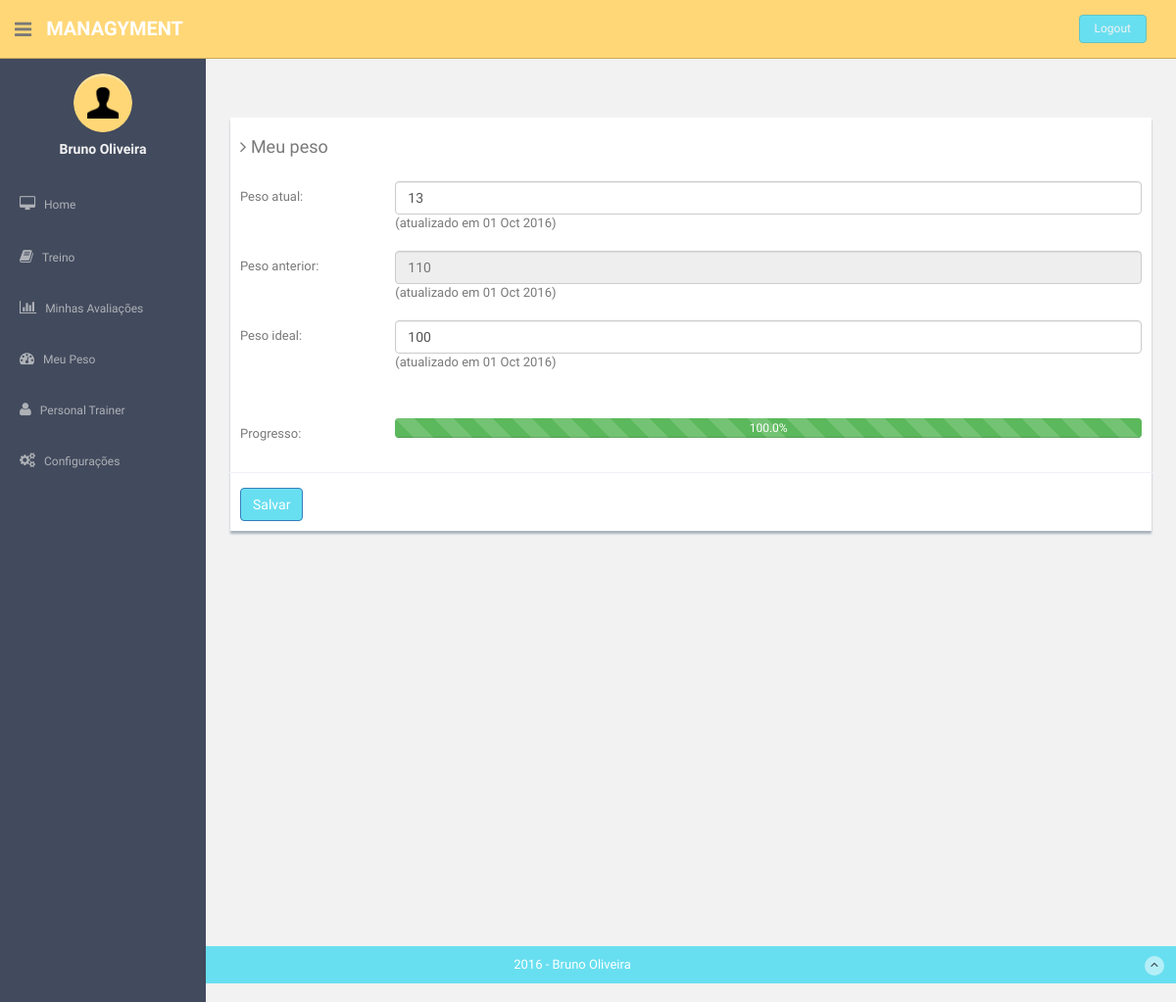
Page /tracker/ (signed in) on the committed database.
### app/models.py (models this page shows)
class Tracker(models.Model):
    startWeightDate = models.DateField(auto_now_add=True)
    startWeight = models.IntegerField(max_length=4, default=0)
    previousWeightDate = models.DateField(auto_now=True)
    previousWeight = models.IntegerField(max_length=4, default=0)
    currentWeightDate = models.DateField(auto_now=True)
    currentWeight = models.IntegerField(max_length=4, default=170)
    goalWeight = models.IntegerField(default=160, max_length=4)

### app/views.py (the view, shortened to what this page needs)
# urls.py: url(r'^tracker/', views.tracker),
@login_required
@user_passes_test(lambda u: u.groups.filter(Q(name='athlete')).count() == 1, login_url='/permission_denied/')
def tracker(request):
    if request.user.is_superuser:
        group = 'admin';
    else:
        try:
            group = User.objects.get(username=request.user.username).groups.all()[0].name;
        except:
            group = 'none'
    user = User.objects.get(username = request.user.username)
    athlete = Athlete.objects.get(user = request.user)
    tracker = athlete.tracker
    progress=0
    result=0
    goal=0
    if tracker.goalWeight < tracker.startWeight: #lose weight goal
        goal = float(tracker.startWeight - tracker.goalWeight)
        result = float(tracker.startWeight - tracker.currentWeight)
    else:
        if tracker.goalWeight > tracker.startWeight: #gain weight goal
            goal = float(tracker.goalWeight - tracker.startWeight)
            result = float(tracker.currentWeight - tracker.startWeight)
    if goal == 0 or result > goal:
        progress = 100.0
    else:
        if result < 0:
            progress = 0.0
        else:
            progress = (result / goal) * 100.0
    progress = round(Decimal(progress), 1)
    tracker.save()
    context = {'tracker' : tracker, 'progress': progress, 'group': group}
    return render(request, 'app/tracker.html', context)

### templates/app/tracker.html (shortened to what this page needs)
{% extends 'base.html' %}
{% load staticfiles %}
{% block content%}
  <div class="row mt"><div class="col-lg-12"><div class="form-panel">
      <h4 class="mb"><i class="fa fa-angle-right"></i> Meu peso</h4>
      <form class="form-horizontal style-form" method="post" action="/tracker/"
          enctype="multipart/form-data">
          <div class="form-group">
            <label class="col-sm-2 col-sm-2 control-label">Peso atual: </label>
            <div class="col-lg-10">
                <input type="number" class="form-control" min=1 max=500 name="currentWeight" value={{tracker.currentWeight}} />  (atualizado em {{tracker.currentWeightDate| date:"d M Y"}})<br><br>
            </div>
            <label class="col-sm-2 col-sm-2 control-label">Peso anterior: </label>
            <div class="col-lg-10"> <input class="form-control" id="disabledInput" placeholder= {{tracker.previousWeight}} disabled/> (atualizado em {{tracker.previousWeightDate| date:"d M Y"}})<br><br>
            </div><br/><br/>
             <label class="col-sm-2 col-sm-2 control-label">Peso ideal: </label>
             <div class="col-lg-10">
             <input class="form-control" type="number" min=1 max=500 name="goalWeight" value={{tracker.goalWeight}} size="50" />  (atualizado em {{tracker.currentWeightDate | date:"d M Y"}})<br><br></div><p style= "visibility: hidden">{{tracker.currentWeightDate}}</p>
            <label class="col-sm-2 col-sm-2 control-label">Progresso: </label>
             <div class="col-lg-10">
            <div class="progress">
              {%if progress >= 100 %}
                <div class="progress-bar progress-bar-striped progress-bar-success active" role="progressbar" aria-valuenow="60" aria-valuemin="0" aria-valuemax="200" style="width: {{progress}}%;">{{progress}}%
              {%else%}
                <div class="progress-bar progress-bar-striped progress-bar-danger active" role="progressbar" aria-valuenow="60" aria-valuemin="0" aria-valuemax="200" style="width: {{progress}}%;">{{progress}}%
                {%endif%}
            </div></div></div></div>
            <input type="submit" class="btn btn-primary" name="submit" value="Salvar" />
          </div>
</div></div></div>
{% endblock %}

### templates/base.html (shortened to what this page needs)
<!DOCTYPE html>
{% load staticfiles %}
<html lang="en">
  <head>
    <link href="{% static "css/bootstrap.css" %}" rel="stylesheet">
    <link href="{% static "font-awesome/css/font-awesome.css" %}" rel="stylesheet">
    <link href="{% static "css/zabuto_calendar.css" %}" rel="stylesheet">
    <link href="{% static "js/gritter/css/jquery.gritter.css" %}" rel="stylesheet">
    <link href="{% static "lineicons/style.css" %}" rel="stylesheet">
    <link href="{% static "css/style.css" %}" rel="stylesheet">
    <link href="{% static "css/style-responsive.css" %}" rel="stylesheet">
    <link href="{% static "css/jquery-ui.min.css" %}" rel="stylesheet">
    <link href="{% static "css/xeditable.min.css" %}" rel="stylesheet">
  </head>
  <body>
  <section id="container" >
      <header class="header black-bg">
              <div class="sidebar-toggle-box">
                  <div class="fa fa-bars tooltips" data-placement="right" data-original-title="Toggle Navigation"></div>
              </div>
            <a href="/index/" class="logo"><b>Managyment</b></a>
            {% if user.is_authenticated %}
            <div class="top-menu">
            	<ul class="nav pull-right top-menu">
                    <li><a class="logout" href="{% url 'auth_logout' %}?next=/accounts/login">Logout</a></li>
            	</ul>
            </div>
            {% endif %}
        </header>
      {% if user.is_authenticated %}
      <aside>
          <div id="sidebar"  class="nav-collapse ">
              <ul class="sidebar-menu" id="nav-accordion">
              	  <p class="centered"><a href="profile.html"><img src="{% static "img/ui-icon.png" %}" class="img-circle" width="60"></a></p>
              	  <h5 class="centered">{{ user.first_name }} {{ user.last_name }}</h5>
                  <li class="mt">
                      <a href="/index/">
                          <i class="fa fa-desktop"></i>
                          <span>Home</span>
                      </a>
                  </li>
                  {% if group == "athlete" %}
                  <li class="sub-menu">
                      <a href="/workout_plan/" >
                          <i class="fa fa-book"></i>
                          <span>Treino</span>
                      </a>
                  </li>
                  <li class="sub-menu">
                    <a href="/screenings/" >
                        <i class="fa fa-bar-chart-o"></i>
                        <span>Minhas Avaliações</span>
                    </a>
                  </li>
                  <li class="sub-menu">
                      <a href="/tracker/">
                          <i class="fa fa-tachometer"></i>
                          <span>Meu Peso</span>
                      </a>
                  </li>
                   <li class="sub-menu">
                      <a href="/manage_personal/">
                          <i class="fa fa-user"></i>
                          <span>Personal Trainer</span>
                      </a>
                  </li>
                  {% endif %}
                  {% if group != "admin" %}
                     <li class="sub-menu">
                        <a href="javascript:;" >
                            <i class="fa fa-cogs"></i>
                            <span>Configurações</span>
                        </a>
                      </li>
                  {% endif %}
              </ul>
          </div>
      </aside>
      {% endif %}
      <section id="main-content">
          <section class="wrapper site-min-height">
          	<div class="row mt">
          		<div class="col-lg-12">
          		{% block content %}
              {% endblock %}
          		</div>
		</section><! --/wrapper -->
      </section>
      <footer class="site-footer">
          <div class="text-center">
              2016 - Bruno Oliveira
              <a href="" class="go-top">
                  <i class="fa fa-angle-up"></i>
              </a>
          </div>
      </footer>
  </section>
  </body>
</html>

### static/css/style.css (style rules this page uses)
body { color: #797979; background: #f2f2f2; font-family: 'Ruda', sans-serif; padding: 0px !important; margin: 0px !important; font-size:13px; }
ul li { list-style: none; }
a, a:hover, a:focus { text-decoration: none; outline: none; }
#container { width: 100%; height: 100%; }
.centered { text-align: center; }
.mt { margin-top: 25px; }
.mb { margin-bottom: 25px; }
ul.top-menu > li > .logout { color: #f2f2f2; font-size: 12px; border-radius: 4px; -webkit-border-radius: 4px; border: 1px solid #64c3c2 !important; padding: 5px 15px; margin-right: 15px; background: #68dff0; margin-top: 15px; }
#sidebar { width: 210px; height: 100%; position: fixed; background: #424a5d; }
#sidebar h5 { color: #f2f2f2; font-weight: 700; }
#sidebar ul li { position: relative; }
ul.sidebar-menu , ul.sidebar-menu li ul.sub { margin: -2px 0 0; padding: 0; }
ul.sidebar-menu { margin-top: 75px; }
ul.sidebar-menu li { margin-bottom: 5px; margin-left:10px; margin-right:10px; }
ul.sidebar-menu li.sub-menu { line-height: 15px; }
ul.sidebar-menu li a span { display: inline-block; }
ul.sidebar-menu li a { color: #aeb2b7; text-decoration: none; display: block; padding: 15px 0 15px 10px; font-size: 12px; outline: none; -webkit-transition: all 0.3s ease; -moz-transition: all 0.3s ease; -o-transition: all 0.3s ease; -ms-transition: all 0.3s ease; transition: all 0.3s ease; }
ul.sidebar-menu li a i { font-size: 15px; padding-right: 6px; }
#main-content { margin-left: 210px; }
.header, .footer { min-height: 60px; padding: 0 15px; }
.header { position: fixed; left: 0; right: 0; z-index: 1002; }
.black-bg { background: #ffd777; border-bottom: 1px solid #c9aa5f; }
.wrapper { display: inline-block; margin-top: 60px; padding-left: 15px; padding-right: 15px; padding-bottom: 15px; padding-top: 0px; width: 100%; }
a.logo { font-size: 20px; color: #ffffff; float: left; margin-top: 15px; text-transform: uppercase; }
a.logo b { font-weight: 900; }
#top_menu .nav > li, ul.top-menu > li { float: left; }
ul.top-menu > li > a { color: #666666; font-size: 16px; border-radius: 4px; -webkit-border-radius: 4px; border:1px solid #666666 !important; padding: 2px 6px; margin-right: 15px; }
.sidebar-toggle-box { float: left; padding-right: 15px; margin-top: 20px; }
.sidebar-toggle-box .fa-bars { cursor: pointer; display: inline-block; font-size: 20px; }
.form-panel { background: #ffffff; margin: 10px; padding: 10px; box-shadow: 0px 3px 2px #aab2bd; text-align: left; }
label { font-weight: 400; }
.form-horizontal.style-form .form-group { border-bottom: 1px solid #eff2f7; padding-bottom: 15px; margin-bottom: 15px; }
@media (min-width: 768px) { .form-horizontal .control-label { text-align: left; } }
.site-footer { background: #68dff0; color: #fff; padding: 10px 0; }
.go-top { margin-right: 1%; float: right; background: rgba(255,255,255,.5); width: 20px; height: 20px; border-radius: 50%; -webkit-border-radius: 50%; }
.go-top i { color: #2A3542; }
.site-min-height { min-height: 900px; }

### rows in the picture
Tracker: currentWeight "13", currentWeightDate "01 Oct 2016", previousWeight "110", previousWeightDate "01 Oct 2016", goalWeight "100"

### other values in the picture
{{ user.first_name }} "Bruno"
{{ user.last_name }} "Oliveira"
{{ progress }} "100.0"
